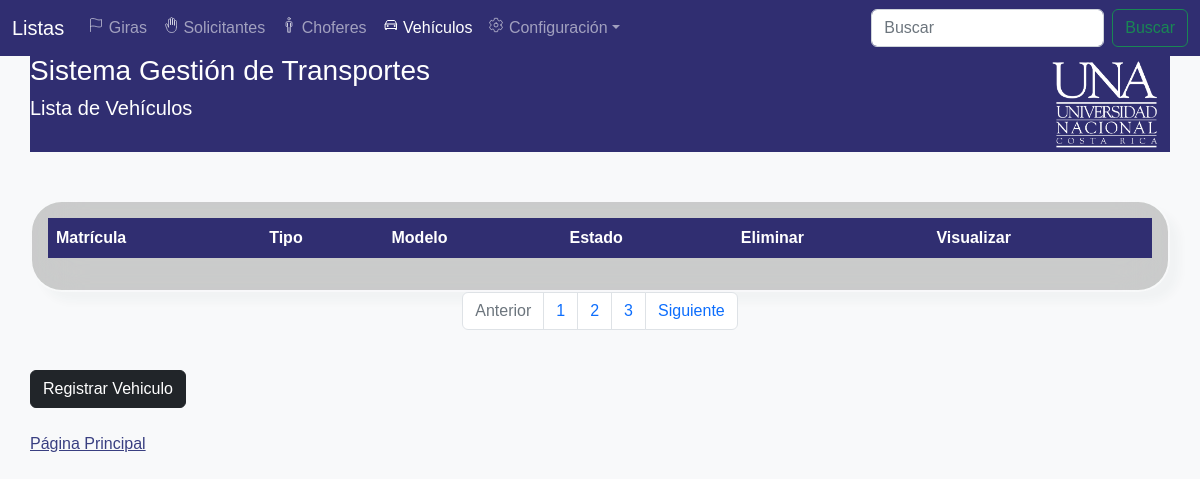
The app's page /View/GestionVehiculosView.php, older data.
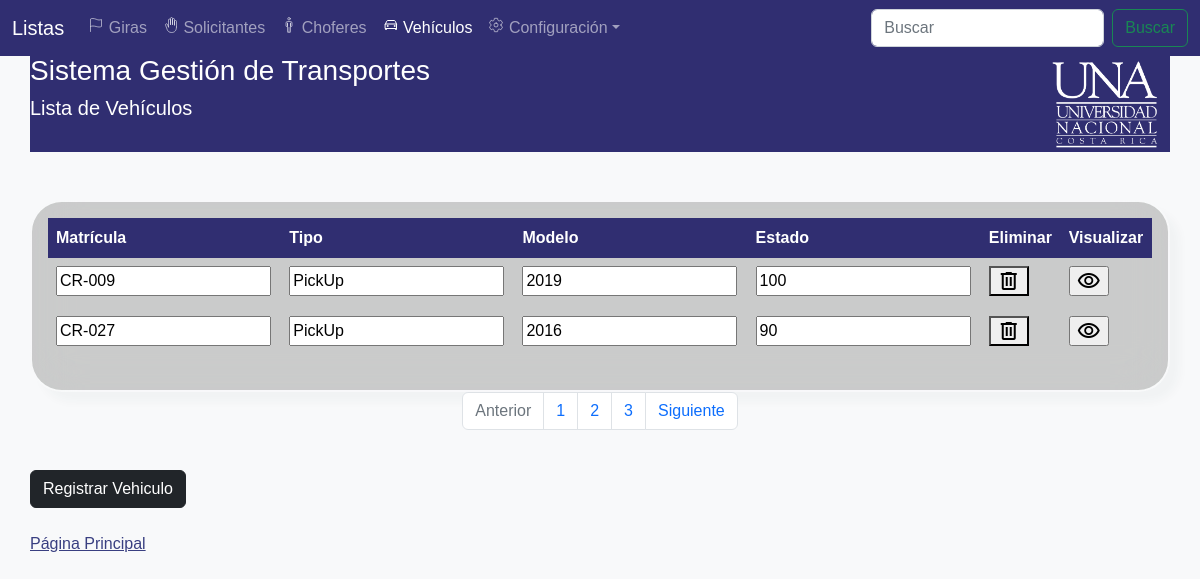
The same page, newer data.
### tables this page shows
CREATE TABLE `tbvehiculo` (
  `tbvehiculoid` int(11) NOT NULL,
  `tbvehiculomatricula` varchar(8) NOT NULL,
  `tbvehiculomarca` text NOT NULL,
  `tbvehiculomodelo` text NOT NULL,
  `tbvehiculotipo` varchar(50) NOT NULL,
  `tbvehiculoestado` int(11) NOT NULL,
  `tbvehiculonivelaceite` varchar(20) NOT NULL,
  `tbvehiculokilometraje` varchar(20) NOT NULL
);

### data/VehiculoData.php (called while the page is built, shortened)
<?php
include '../domain/Vehiculo.php';
class VehiculoData extends Data{
    public function getAllVehiculo() {
        $conn = mysqli_connect($this->server, $this->user, $this->password, $this->db);
        $conn->set_charset('utf8');
        $querySelect = "SELECT * FROM tbvehiculo;";
        $result = mysqli_query($conn, $querySelect);
        $Vehiculos = [];
        while ($row = mysqli_fetch_array($result)) {
            $currentVehiculo = new Vehiculo($row['tbvehiculoid'], $row['tbvehiculomatricula'], $row['tbvehiculomarca'], $row['tbvehiculomodelo'],
            $row['tbvehiculotipo'], $row['tbvehiculoestado'], $row['tbvehiculonivelaceite'], $row['tbvehiculokilometraje']);
            array_push($Vehiculos, $currentVehiculo);
        }
        return $Vehiculos;
    }
}
?>

### Business/VehiculoBusiness.php (called while the page is built)
<?php
include '../data/VehiculoData.php';
class VehiculoBusiness {
    private $VehiculoData;
    public function VehiculoBusiness() {
        $this->VehiculoData = new VehiculoData();
    }
    public function getAllVehiculo() {
        return $this->VehiculoData->getAllVehiculo();
    }
}

### domain/Vehiculo.php (called while the page is built, shortened)
<?php
class Vehiculo{
    private $vehiculoMatricula;
    private $vehiculoModelo;
    private $vehiculoTipo;
    private $vehiculoEstado;
    function Vehiculo($vehiculoId, $vehiculoMatricula, $vehiculoMarca, $vehiculoModelo, $vehiculoTipo, $vehiculoEstado, $vehiculoNivelAceite, $vehiculoKilometraje){
        $this->vehiculoMatricula = $vehiculoMatricula;
        $this->vehiculoModelo = $vehiculoModelo;
        $this->vehiculoTipo = $vehiculoTipo;
        $this->vehiculoEstado = $vehiculoEstado;
    }
    function getVehiculoMatricula() {
        return $this->vehiculoMatricula;
    }
    function getVehiculoModelo() {
        return $this->vehiculoModelo;
    }
    function getVehiculoTipo() {
        return $this->vehiculoTipo;
    }
    function getVehiculoEstado() {
        return $this->vehiculoEstado;
    }
}

### View/GestionVehiculosView.php (the view, shortened to what the changed rows need)
<!DOCTYPE html>
<head>
    <?php
    include '../business/VehiculoBusiness.php';
    ?>
    <link href="https://cdn.jsdelivr.net/npm/bootstrap@5.2.2/dist/css/bootstrap.min.css" rel="stylesheet">
    <link rel="stylesheet" href="myProjects/webProject/icofont/css/icofont.min.css">
    <link rel = "stylesheet" href="../css/styleProyect.css" type = "text/css"></link>
</head>
<body class="bg-light">
</body>
<body class = "" style="background-image: url(../Images/.webp); background-repeat: no-repeat; background-size: cover; background-position: center center;">
<center><div class="table-responsive card-body card mask-custom col-12 row justify-content-center container">
        <table class="table table-borderless text-white mb-0">
        <thead style="background-color: #302E71;">
            <tr>
                <th>Matrícula</th>
                <th>Tipo</th>
                <th>Modelo</th>
                <th>Estado</th>
                <th>Eliminar</th>
                <th>Visualizar</th>
            </tr>
            </thead>
            <?php
            $VehiculoBusiness = new VehiculoBusiness();
            $allVehiculos = $VehiculoBusiness->getAllVehiculo();
            foreach ($allVehiculos as $current) {
                echo '<form method="post" enctype="multipart/form-data" action="../business/VehiculoAction.php">';
                echo '<td><input type="text" readonly name="vehiculo_matricula" id="vehiculo_matricula" value="' . $current->getVehiculoMatricula() . '"/></td>';
                echo '<td><input type="text" readonly name="vehiculo_tipo" id="vehiculo_tipo" value="' . $current->getVehiculoTipo() . '"/></td>';
                echo '<td><input type="text" readonly name="vehiculo_modelo" id="vehiculo_modelo" value="' . $current->getVehiculoModelo() . '"/></td>';
                echo '<td><input type="text" readonly name="vehiculo_estado" id="vehiculo_estado" value="' . $current->getVehiculoEstado() . '"/></td>';
                echo '<td><button class="material-symbols-outlined" onclick="EliminarVehiculo()">delete</button></td>';
                echo '<td><input type="submit" class="material-symbols-outlined" value="visibility" name="view" id="view"/></td>';
                echo '</form>';
            }
            ?>
        </table>
        </div></center>
</body>
</html>

Row changes from the older to the newer data that the page shows:
added tbvehiculo: vehiculo_matricula "CR-009", vehiculo_tipo "PickUp", vehiculo_modelo "2019", vehiculo_estado "100"
added tbvehiculo: vehiculo_matricula "CR-027", vehiculo_tipo "PickUp", vehiculo_modelo "2016", vehiculo_estado "90"
